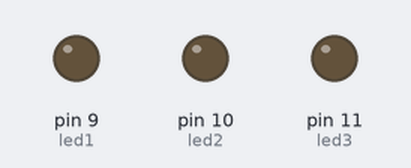
Recording of a sketch running on a simulated Arduino Uno, built with avr-gcc and run on an emulated ATmega328P. Parts: output pins drawn as LEDs (lit = HIGH).

Above: at 0.05 s.
At 2.35 s:
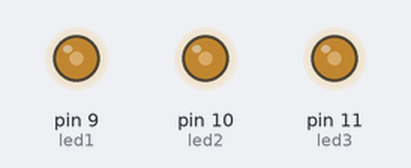
At 4.7 s:
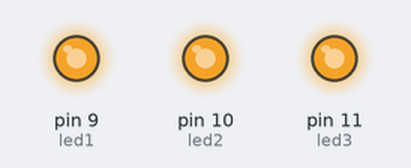
At 7.05 s:
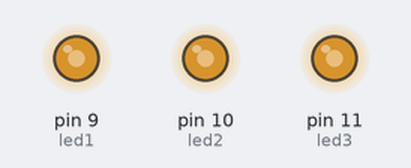
At 9.4 s:
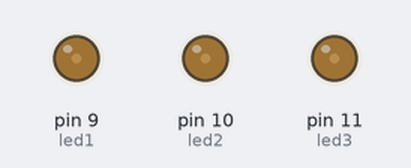
Timing chart, 0 to 13.5 s (numbered marks = the images above):
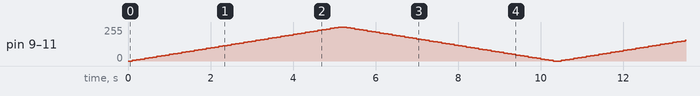

The sketch:

modul5.3.ino
```cpp
int led1=9;
int led2=10;
int led3=11;
int i;
void setup(){
pinMode(led1,OUTPUT);
pinMode(led2,OUTPUT);
pinMode(led3,OUTPUT);
}
void loop(){
for (i=0; i<=255; i+=5){
analogWrite(led1,i);
analogWrite(led2,i);
analogWrite(led3,i);
delay(100);
}
for (i=255; i>=0; i-=5){
analogWrite(led1,i);
analogWrite(led2,i);
analogWrite(led3,i);
delay(100);
}
}

//3 C:\\Users\\mrwgj\\AppData\\Local\\Temp\\arduino_build_182868/modul5.3.ino.hex
```
